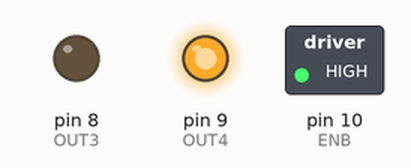
Recording of a sketch running on a simulated Arduino Uno, built with avr-gcc and run on an emulated ATmega328P. Parts: switched loads named in the sketch (green lamp = pin HIGH), output pins drawn as LEDs (lit = HIGH).

Above: at 2.5 s.
At 5.5 s:
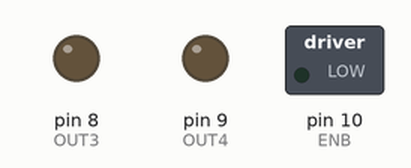
Timing chart, 0 to 7.8 s (numbered marks = the images above):
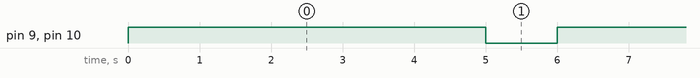

Measured:
- by itself, pin 9 (OUT4), pin 10 (ENB): alternates HIGH for 5.0 s and LOW for 1.0 s

The sketch:

pump_test.ino
```cpp
const int OUT3 = 8;
const int OUT4 = 9;
const int ENB = 10; //PWM, ENB pin
void setup() {

  //Set up for pump
  pinMode(OUT3,OUTPUT); // when high, reverse
  pinMode(OUT4,OUTPUT); //when high, forward
  pinMode(ENB, OUTPUT); //PWM controls speed of motor
}

void loop() {
  // test if pump runs. might need to change which pin is high and which is low
  digitalWrite(OUT3,LOW);
  digitalWrite(OUT4,HIGH);
  analogWrite(ENB,255);
  delay(5000);

  digitalWrite(OUT3,LOW); //pause 1sec
  digitalWrite(OUT4,LOW);
  analogWrite(ENB,0);
  delay(1000);

}
```
